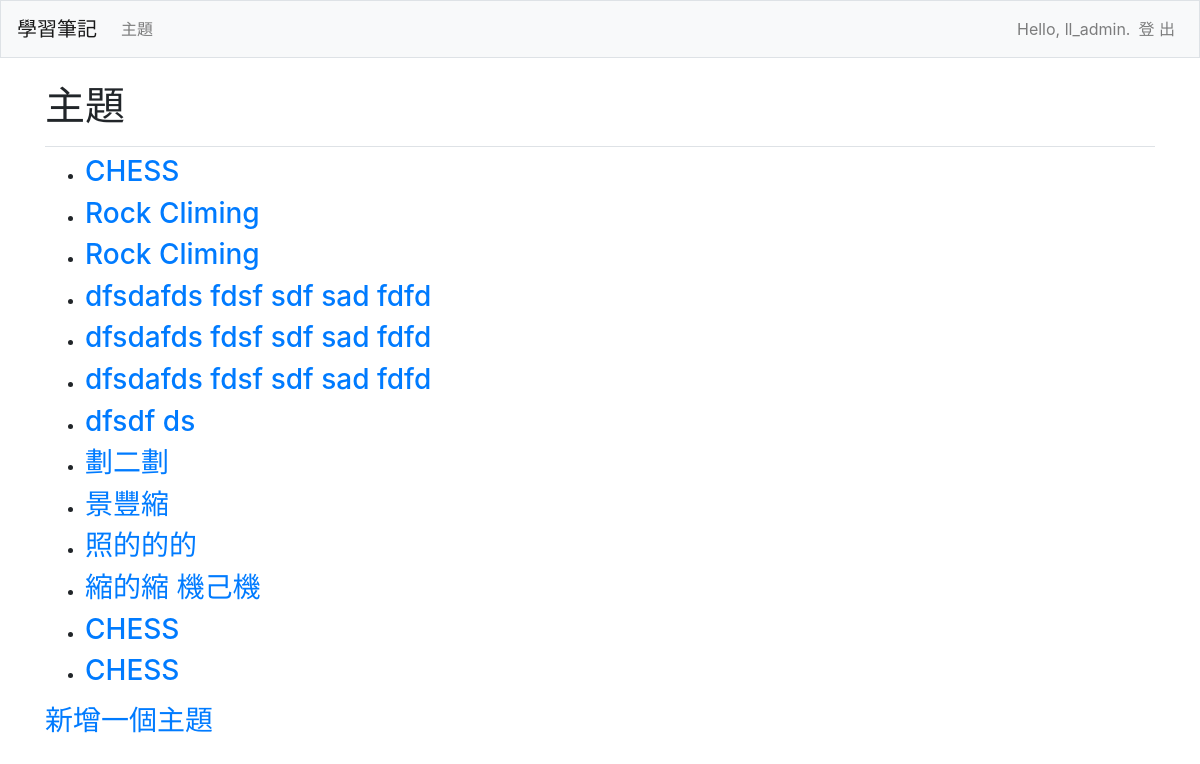
The app's page /topics/ (signed in) with its own data.
### learning_logs/models.py (models this page shows)
class Topic(models.Model):
	text = models.CharField(max_length = 200)
	date_added = models.DateTimeField(auto_now_add=True)
	owner = models.ForeignKey(User, on_delete=models.CASCADE)
	def __str__(self):
		return self.text

### learning_logs/views.py (the view)
# urls.py: path('topics/',views.topics,name='topics'),
@login_required
def topics(request):
	topics = Topic.objects.filter(owner = request.user).order_by('date_added')
	context = {'topics':topics}
	return render(request, 'learning_logs/topics.html',context)

### learning_logs/templates/learning_logs/topics.html
{% extends "learning_logs/base.html" %}
{% block page_header %}
	<h1>主題 </h1>
	{% endblock page_header %}
	{% block content%}
	<ul>
	{% for topic in topics %}
	<li><h3>
		<a href ="{% url 'learning_logs:topic' topic.id %}">{{topic}} </a></h3></li>
	{% empty %}
	<li><h3> 尚未建入任何主題 </h3> </li>
	{% endfor %}
</ul>
<h3><a href= "{% url 'learning_logs:new_topic' %}" >新增一個主題 </a></h3>
{% endblock content %}

### learning_logs/templates/learning_logs/base.html (shortened to what this page needs)
{% load bootstrap4 %}
<!doctype html>
<html lang="en">
<head>
	{% bootstrap_css %}
</head>
<body>
	<nav class="navbar navbar-expand-md navbar-light bg-light mb-4 border">
		<a class="navbar-brand" href="{% url 'learning_logs:index' %}">
		學習筆記 </a>
		<div class ="collapse navbar-collapse" id="navbarCollapse">
			<ul class ="navbar-nav mr-auto">
				<li class="nav-item">
					<a class = "nav-link" href = "{% url 'learning_logs:topics'%}">
						主題 </a></li>
		</ul>
		<ul class = "navbar-nav ml-auto">
			{% if user.is_authenticated %}
				<li class ="nav-item">
					<span class = "navbar-text">Hello, {{ user.username }}.</span>
				</li>
				<li class="nav-item">
					<a class ="nav-link" href="{% url 'users:logout' %}">登 出</a>
				</li>
			{% else %}
				<li clase ="nav-item">
					<a class="nav-link" href="{% url 'users:register' %}" >註 冊</a>
				</li>
				<li class ="nav-item">
					<a class="nav-link" href="{% url 'users:login' %}">登 入</a></li>
			{% endif %}
		</ul>
		</div>
	</nav>
	<main role ="main" class="container">
		<div class ="pb-2 mb-2 border-bottom">
			{% block page_header %}{% endblock page_header %}
		</div>
		<div>
			{% block content %}{% endblock content %}
		</div>
	</main>
</body>
</html>

### records on screen
Topic: text "CHESS"
Topic: text "Rock Climing"
Topic: text "Rock Climing"
Topic: text "dfsdafds fdsf sdf sad fdfd"
Topic: text "dfsdafds fdsf sdf sad fdfd"
Topic: text "dfsdafds fdsf sdf sad fdfd"
Topic: text "dfsdf ds"
Topic: text "劃二劃"
Topic: text "景豐縮"
Topic: text "照的的的"
Topic: text "縮的縮 機己機"
Topic: text "CHESS"
Topic: text "CHESS"

### other values on screen
{{ user.username }} "ll_admin"
